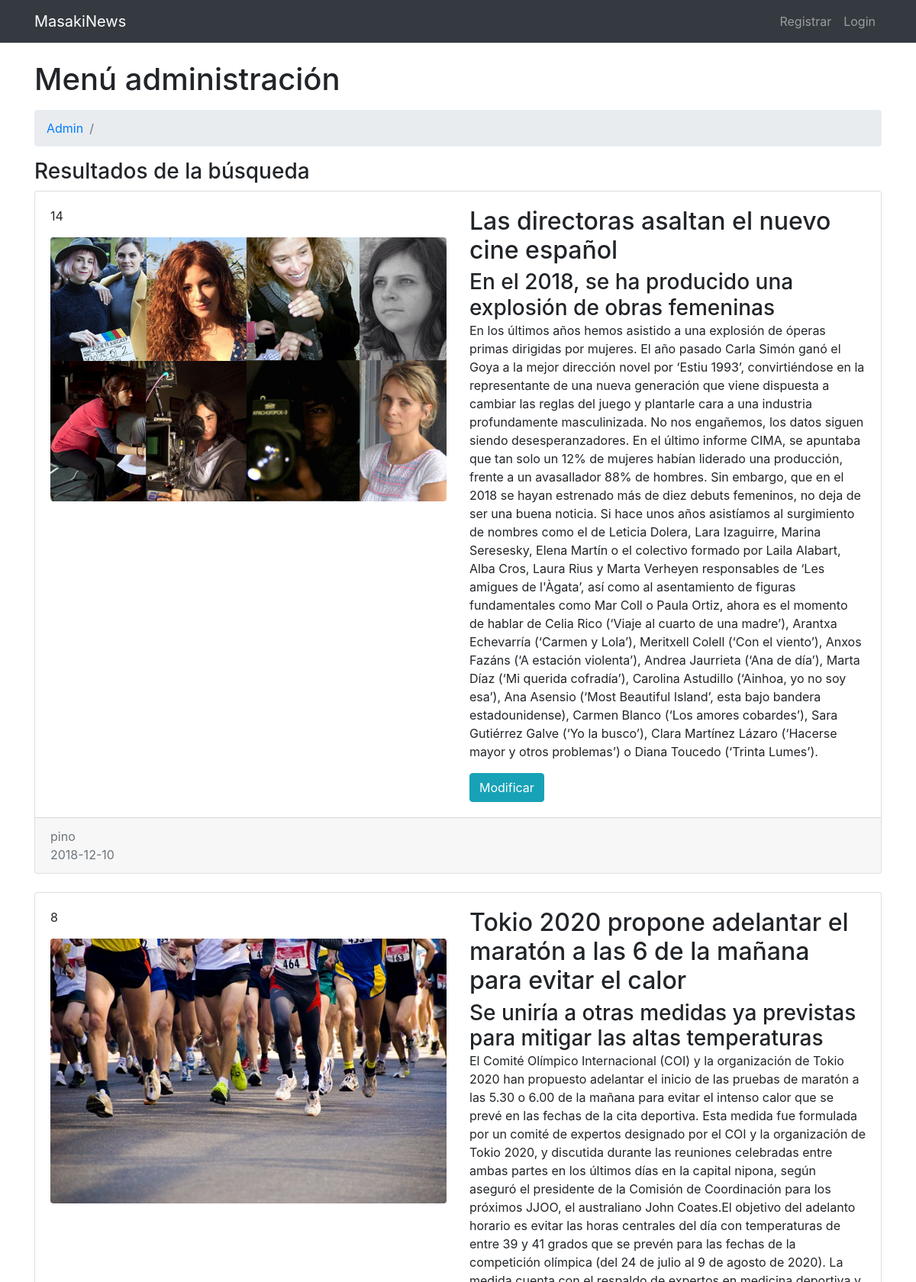
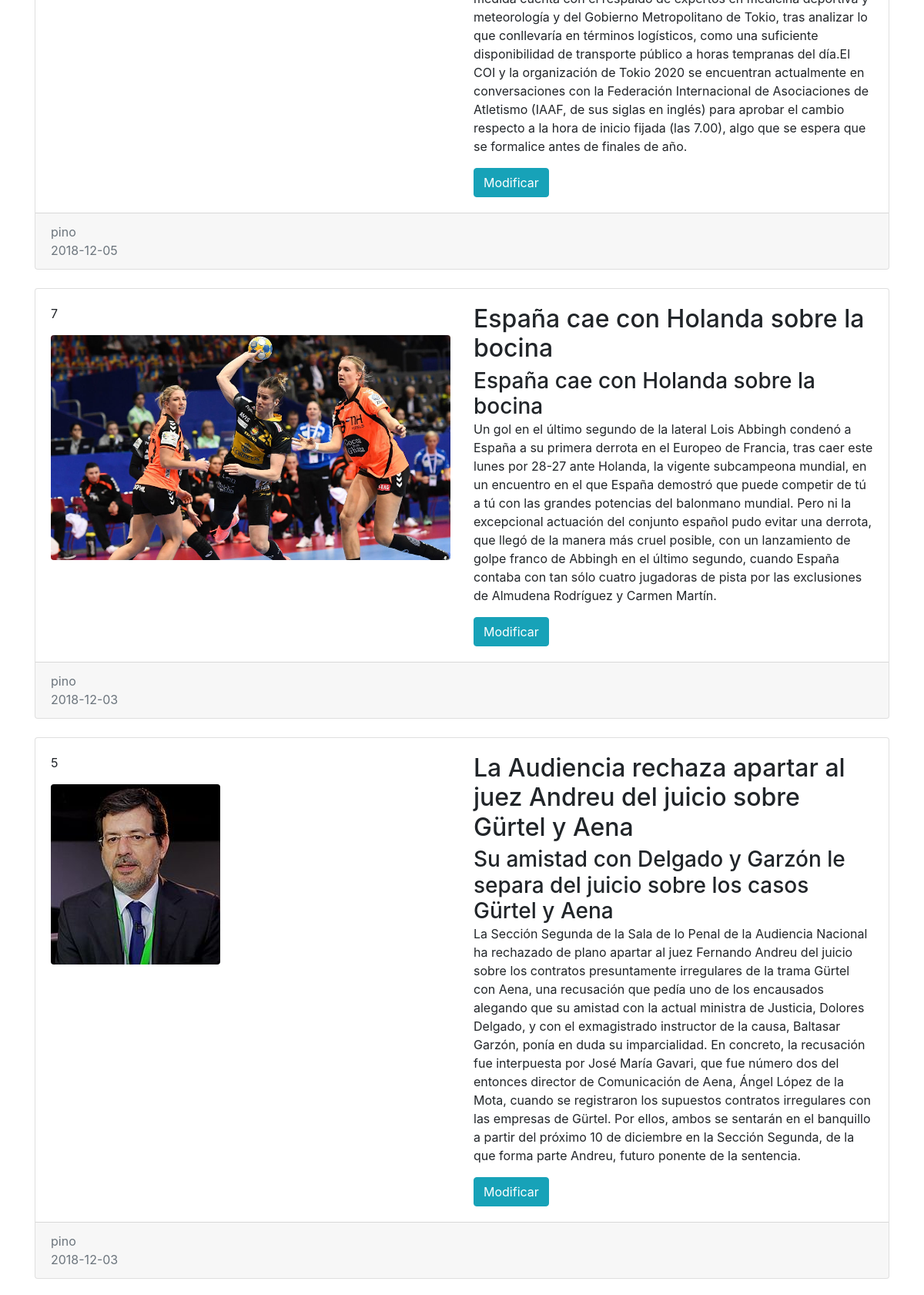
The app's page /View/buscarTusNoticias.php (signed in, upper part) with its own data (2 pictures, top to bottom).
### tables this page shows
CREATE TABLE IF NOT EXISTS `noticias` (
  `idnoticia` int(11) NOT NULL AUTO_INCREMENT,
  `autor` varchar(45) NOT NULL,
  `editor` varchar(45) NOT NULL,
  `titulo` varchar(100) NOT NULL,
  `idseccion` int(11) NOT NULL,
  `subtitulo` varchar(100) NOT NULL,
  `texto` longtext NOT NULL,
  `imagen` varchar(45) DEFAULT NULL,
  `fechaCreacion` date NOT NULL,
  `fechaModificacion` date NOT NULL,
  `fechaPublicacion` date NOT NULL,
  PRIMARY KEY (`idnoticia`),
  KEY `fk_noticias_1_idx` (`idseccion`),
  KEY `fk_noticias_2_idx` (`autor`),
  KEY `fk_noticias_3_idx` (`editor`)
);

### Classes/BuscadorNoticias.php (called while the page is built, shortened)
<?php
require_once "../Model/Noticias.php";
class BuscadorNoticias
{
    public function searchNewByAutor($autor = null)
    {
        if($autor != null){
            $conexion = new Conexion();
            $consulta = $conexion->prepare('SELECT * FROM noticias WHERE autor = :autor ORDER BY idnoticia DESC');
            $consulta->bindParam(':autor', $autor);
            $consulta->execute();
            $registro = $consulta->fetchAll();
            foreach ($registro as $row){
                $noticia = new Noticias();
                $noticia->setIdnoticia($row['idnoticia']);
                $noticia->setAutor($autor);
                $noticia->setEditor($row['editor']);
                $noticia->setTitulo($row['titulo']);
                $noticia->setSubtitulo($row['subtitulo']);
                $noticia->setTexto($row['texto']);
                $noticia->setImagen($row['imagen']);
                $noticia->setIdseccion($row['idseccion']);
                $noticia->setFechaCreacion($row['fechaCreacion']);
                $noticia->setFechaModificacion($row['fechaModificacion']);
                $noticia->setFechaPublicacion($row['fechaPublicacion']);
                $noticiasArr[] = $noticia;
            }
            return $noticiasArr;
        }
        throw new Exception("Esta noticia no se encuentra en nuestra base de datos. Not found",404);
    }
}

### Model/Noticias.php (called while the page is built, shortened)
<?php
class Noticias
{
    private $idnoticia;
    private $autor;
    private $titulo;
    private $subtitulo;
    private $texto;
    private $imagen;
    private $fechaCreacion;
    public function getIdnoticia()
    {
        return $this->idnoticia;
    }
    public function setIdnoticia($idnoticia)
    {
        $this->idnoticia = $idnoticia;
    }
    public function getAutor()
    {
        return $this->autor;
    }
    public function setAutor($autor)
    {
        $this->autor = $autor;
    }
    public function getTitulo()
    {
        return $this->titulo;
    }
    public function setTitulo($titulo)
    {
        $this->titulo = $titulo;
    }
    public function getSubtitulo()
    {
        return $this->subtitulo;
    }
    public function setSubtitulo($subtitulo)
    {
        $this->subtitulo = $subtitulo;
    }
    public function getTexto()
    {
        return $this->texto;
    }
    public function setTexto($texto)
    {
        $this->texto = $texto;
    }
    public function getImagen()
    {
        return $this->imagen;
    }
    public function setImagen($imagen)
    {
        $this->imagen = $imagen;
    }
    public function getFechaCreacion()
    {
        return $this->fechaCreacion;
    }
    public function setFechaCreacion($fechaCreacion)
    {
        $this->fechaCreacion = $fechaCreacion;
    }
}

### View/buscarTusNoticias.php (the view, shortened to what this page needs)
<?php
require_once "../Classes/BuscadorNoticias.php";
require_once "../Model/Noticias.php";
if(isset($_SESSION['username']) && $_SESSION['rol'] != 3){
    $buscador = new BuscadorNoticias();
    $noticiasArr = $buscador->searchNewByAutor($_SESSION['username']);
} else {
    header("location: noPermisoAcciones.php");
}
?>
<!DOCTYPE html>
<html>
<head>
</head>
<body>
<div class="container">
    <div class="row">
        <div class="col-lg-12 mb-4">
            <h3>Resultados de la búsqueda</h3>
            <?php
            foreach ($noticiasArr as $noticia) {
                ?>            <div class="card mb-4">
                    <div class="card-body">
                        <div class="row">
                            <div class="col-lg-6">
                                <?php $idnoticia =intval($noticia->getIdnoticia());
                                ?>
                                <p class="card-text"><?php print $idnoticia;?></p>
                                <a href="src='../View/imagenes/<?php echo $noticia->getImagen(); ?>'">
                                        <img class="img-fluid rounded" src="../View/imagenes/<?php echo $noticia->getImagen(); ?>" alt="">
                                </a>
                            </div>
                            <div class="col-lg-6">
                                <h2 class="card-title"> <?php print $noticia->getTitulo(); ?></h2>
                                <h3 class="card-subtitle"> <?php print $noticia->getSubtitulo(); ?></h3>
                                <p class="card-text"><?php print $noticia->getTexto(); ?></p>
                                <form method="post" action="modificarNoticia.php?id=<?php echo $idnoticia;?>" >
                                    <input type="submit" class="btn btn-info" value="Modificar" name="modificar">
                                </form>
                            </div>
                        </div>
                    </div>
                    <div class="card-footer text-muted">
                        <?php print $noticia->getAutor(); ?>
                        <br>
                        <?php print $noticia->getFechaCreacion(); ?>
                    </div>
                </div>
                <?php
            }
            ?>
        </div>
    </div>
</div>
</body>
</html>

### public/CSS/modern-business.css (style rules this page uses)
body { padding-top: 54px; }
@media (min-width: 992px) { body { padding-top: 56px; } }

### public/CSS/micss.css (style rules this page uses)
.nav-item { text-decoration: none; }

### records on screen
noticias: idnoticia "14", imagen (picture), titulo "Las directoras asaltan el nuevo cine español", subtitulo "En el 2018, se ha producido una explosión de obras femeninas", texto "En los últimos años hemos asistido a una explosión de óperas primas dirigidas por mujeres. El año pasado Carla Simón ganó el Goya a la mejor dirección novel por ‘Estiu 1993’, convirtiéndose en la representante de una nueva generación que viene dispuesta a cambiar las reglas del juego y plantarle cara a una industria profundamente masculinizada. No nos engañemos, los datos siguen siendo desesperanzadores. En el último informe CIMA, se apuntaba que tan solo un 12% de mujeres habían liderado una producción, frente a un avasallador 88% de hombres. Sin embargo, que en el 2018 se hayan estrenado más de diez debuts femeninos, no deja de ser una buena noticia. Si hace unos años asistíamos al…", autor "pino", fechaCreacion "2018-12-10"
noticias: idnoticia "8", imagen (picture), titulo "Tokio 2020 propone adelantar el maratón a las 6 de la mañana para evitar el calor", subtitulo "Se uniría a otras medidas ya previstas para mitigar las altas temperaturas", texto "El Comité Olímpico Internacional (COI) y la organización de Tokio 2020 han propuesto adelantar el inicio de las pruebas de maratón a las 5.30 o 6.00 de la mañana para evitar el intenso calor que se prevé en las fechas de la cita deportiva. Esta medida fue formulada por un comité de expertos designado por el COI y la organización de Tokio 2020, y discutida durante las reuniones celebradas entre ambas partes en los últimos días en la capital nipona, según aseguró el presidente de la Comisión de Coordinación para los próximos JJOO, el australiano John Coates.El objetivo del adelanto horario es evitar las horas centrales del día con temperaturas de entre 39 y 41 grados que se prevén para las…", autor "pino", fechaCreacion "2018-12-05"
noticias: idnoticia "7", imagen (picture), titulo "España cae con Holanda sobre la bocina", subtitulo "España cae con Holanda sobre la bocina", texto "Un gol en el último segundo de la lateral Lois Abbingh condenó a España a su primera derrota en el Europeo de Francia, tras caer este lunes por 28-27 ante Holanda, la vigente subcampeona mundial, en un encuentro en el que España demostró que puede competir de tú a tú con las grandes potencias del balonmano mundial. Pero ni la excepcional actuación del conjunto español pudo evitar una derrota, que llegó de la manera más cruel posible, con un lanzamiento de golpe franco de Abbingh en el último segundo, cuando España contaba con tan sólo cuatro jugadoras de pista por las exclusiones de Almudena Rodríguez y Carmen Martín.", autor "pino", fechaCreacion "2018-12-03"
noticias: idnoticia "5", imagen (picture), titulo "La Audiencia rechaza apartar al juez Andreu del juicio sobre Gürtel y Aena", subtitulo "Su amistad con Delgado y Garzón le separa del juicio sobre los casos Gürtel y Aena", texto "La Sección Segunda de la Sala de lo Penal de la Audiencia Nacional ha rechazado de plano apartar al juez Fernando Andreu del juicio sobre los contratos presuntamente irregulares de la trama Gürtel con Aena, una recusación que pedía uno de los encausados alegando que su amistad con la actual ministra de Justicia, Dolores Delgado, y con el exmagistrado instructor de la causa, Baltasar Garzón, ponía en duda su imparcialidad. En concreto, la recusación fue interpuesta por José María Gavari, que fue número dos del entonces director de Comunicación de Aena, Ángel López de la Mota, cuando se registraron los supuestos contratos irregulares con las empresas de Gürtel. Por ellos, ambos se sentarán en…", autor "pino", fechaCreacion "2018-12-03"
